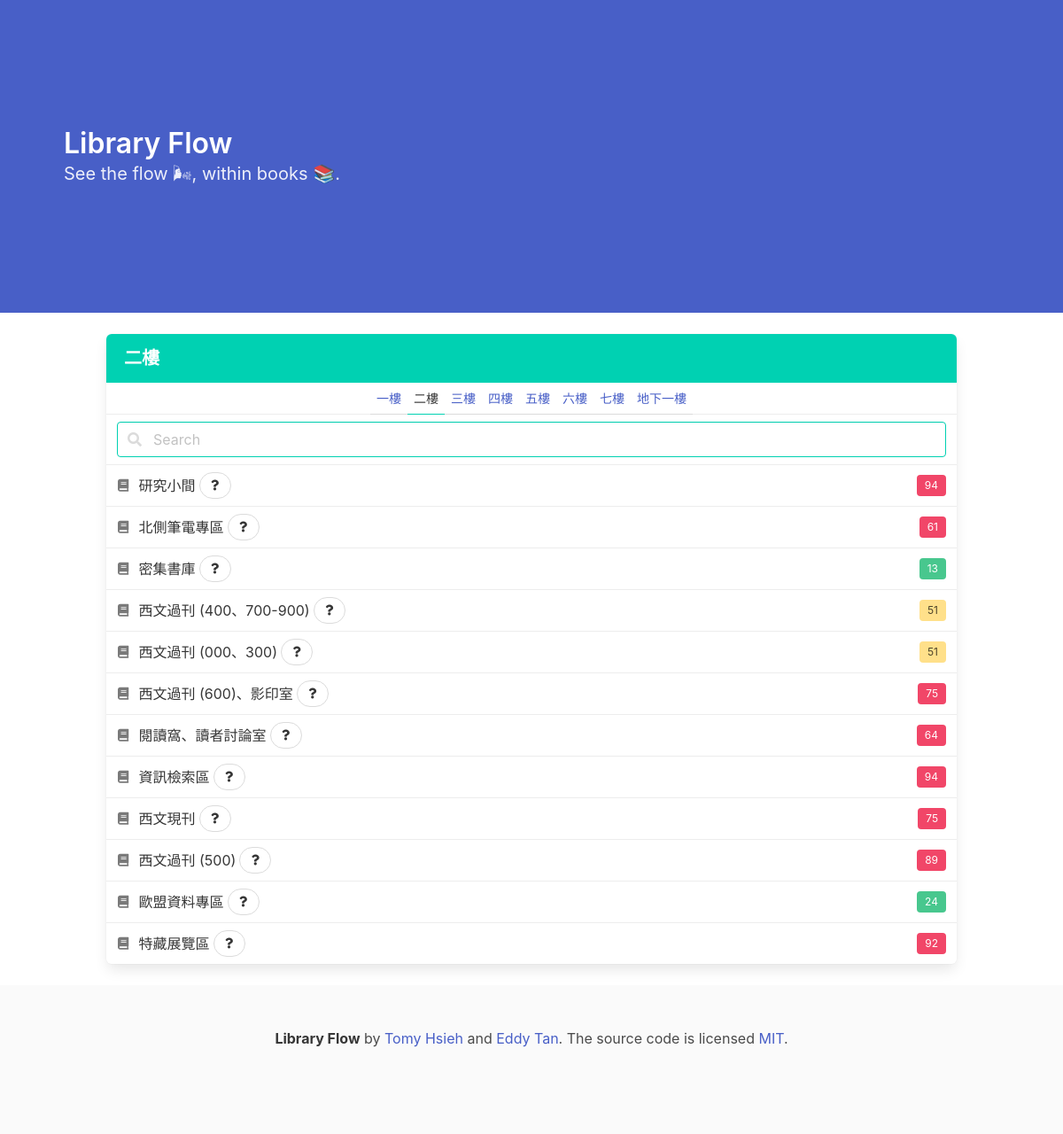
/2, run on the app's committed database.
### library_flow/models.py (models this page shows, shortened)
class Floor(Base):
    __tablename__ = "floors"
    id = Column(Integer, primary_key=True, index=True)
    name = Column(String, unique=True, index=True)
    sections = relationship("Section", back_populates="floor")

class Section(Base):
    __tablename__ = "sections"
    id = Column(Integer, primary_key=True, index=True)
    title = Column(String, index=True)
    status = Column(Integer, index=True)
    floor_name = Column(String, ForeignKey("floors.name"))
    floor = relationship("Floor", back_populates="sections")

### library_flow/main.py (the view)
@app.get("/{floor_id}", response_class=HTMLResponse)
async def floor_status(
    request: Request, floor_id: int = 1, db: Session = Depends(get_db)
):
    floors = crud.get_floors(db)
    for floor in floors:
        if floor.id == floor_id:
            floor_name = floor.name
            break
    else:
        raise HTTPException(status_code=404, detail="Floor not found")
    sections = crud.get_sections_by_floor(db, floor_id)
    return templates.TemplateResponse(
        "main.html",
        {
            "request": request,
            "floor_name": floor_name,
            "floors": floors,
            "sections": sections,
        },
    )

### templates/main.html (shortened to what this page needs)
<!DOCTYPE html>
<html lang="en">
  <head>
    <link
      href="https://cdn.jsdelivr.net/npm/bulma@0.9.3/css/bulma.min.css"
      rel="stylesheet"
    />
    <link
      rel="stylesheet"
      href="https://cdnjs.cloudflare.com/ajax/libs/font-awesome/5.15.3/css/all.min.css"
    />
  </head>
  <body>
    <section class="hero is-medium is-link">
      <div class="hero-body">
        <p class="title">Library Flow</p>
        <p class="subtitle">See the flow 🌬, within books 📚.</p>
      </div>
    </section>
    <div class="container is-max-desktop">
      <article class="panel is-primary my-5">
        <p class="panel-heading">{{ floor_name }}</p>
        <p class="panel-tabs">
          {% for floor in floors %}
          <a
            href="{{ url_for('floor_status', floor_id=floor.id) }}"
            class="{{ 'is-active' if floor_name == floor.name else '' }}"
            >{{ floor.name }}
          </a>
          {% endfor %}
        </p>
        <div class="panel-block">
          <p class="control has-icons-left">
            <input class="input is-primary" type="text" placeholder="Search" />
            <span class="icon is-left">
            </span>
          </p>
        </div>
        {% for section in sections %}
        <a class="panel-block">
          <span class="panel-icon">
            <i class="fas fa-book" aria-hidden="true"></i>
          </span>
          <p>{{ section.title }}</p>
          <button class="button is-small is-rounded ml-1">
            <span class="icon is-small">
              <i class="fas fa-question" aria-hidden="true"></i>
            </span>
          </button>
          <span
            class="tag {{ 'is-success' if section.status < 30 else 'is-warning' if section.status < 60 else 'is-danger' }} ml-auto"
            >{{ section.status }}</span
          >
        </a>
        {% endfor %}
      </article>
    </div>
    <footer class="footer">
      <div class="content has-text-centered">
        <p>
          <strong>Library Flow</strong> by
          <a href="https://github.com/tomy0000000">Tomy Hsieh</a> and
          <a href="https://github.com/bear3z">Eddy Tan</a>. The source code is
          licensed
          <a href="http://opensource.org/licenses/mit-license.php">MIT</a>.
        </p>
      </div>
    </footer>
  </body>
</html>

### data on the page
Floor: name "二樓"
Floor: name "一樓"
Floor: name "三樓"
Floor: name "四樓"
Floor: name "五樓"
Floor: name "六樓"
Floor: name "七樓"
Floor: name "地下一樓"
Section: title "研究小間", status "94"
Section: title "北側筆電專區", status "61"
Section: title "密集書庫", status "13"
Section: title "西文過刊 (400、700-900)", status "51"
Section: title "西文過刊 (000、300)", status "51"
Section: title "西文過刊 (600)、影印室", status "75"
Section: title "閱讀窩、讀者討論室", status "64"
Section: title "資訊檢索區", status "94"
Section: title "西文現刊", status "75"
Section: title "西文過刊 (500)", status "89"
Section: title "歐盟資料專區", status "24"
Section: title "特藏展覽區", status "92"
